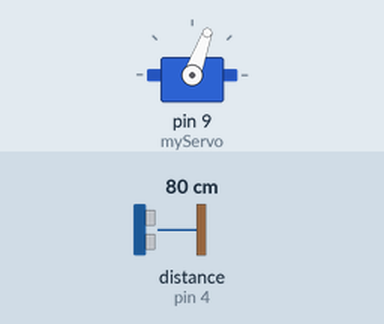
The sketch below on a simulated Arduino Uno, built with avr-gcc and run on an emulated ATmega328P. On the bench: servo. Wiring (inferred from the names in the program): ultrasonic range finder: trigger pin 2; echo pin 4. Inputs (shaded band) come from the test bench; at power-on: distance to the obstacle (sensor on pin 4) 80 cm. The echo pulse lasts 58.3 µs per cm; what the sketch prints to the serial monitor is not drawn.

Above: at 0.01 s.
At 1.25 s:
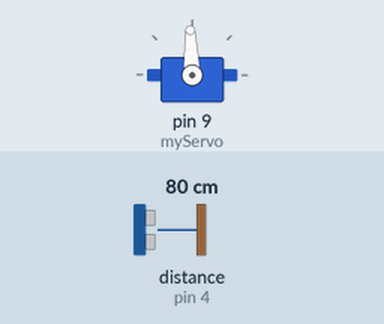
1.3 s: distance to the obstacle (sensor on pin 4) set to 120 cm
At 1.92 s:
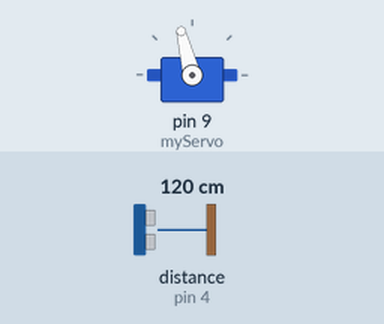
Timing chart, 0 to 13.3 s (numbered marks = the images above; inputs shaded):
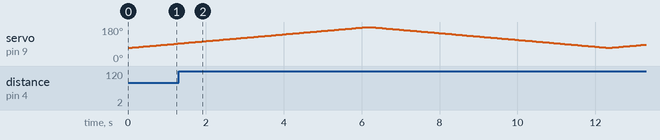

The sketch:

sonar_project1.1.ino
```cpp
/*ver 1.1 (Final)*/

// Includes the Servo library
#include <Servo.h>.

// Defines Trig and Echo pins of the Ultrasonic Sensor
const int trigPin = 2;
const int echoPin = 4;

// Variables for the duration & distance measured from the sensor
float duration;
float distance;

//Angle offset between graph and motor's XY axes
int offset = 0;
//Initial and final angles of motor's rotation
//Note that the motor can only take values 0-180.
//Make sure init_angle-offset >=60 to avoid jumper wire obstruction.
int init_ang = 70+offset;
int fin_ang = 180+offset;

// Declares a structure variable/object of the type Servo,
//(defined in the servo library) for controlling the servo motor.
Servo myServo;

void setup() {
  pinMode(trigPin, OUTPUT); // Sets the trigPin as an Output
  pinMode(echoPin, INPUT); // Sets the echoPin as an Input
  Serial.begin(9600); //Sets baud rate of serial communication
  myServo.attach(9); // Defines on which pin is the servo motor attached
}

void loop() {
// if (Serial.available() > 0)  /*piece of code to be included in case of serial communication with IoT board*/
// {
    // rotates the servo motor from init_ang to fin_ang degrees
    for(int i=init_ang;i<=fin_ang;i++)
    {
      myServo.write(i-offset);  //angle value to be passed to the servo library object for writing into the motor
      delay(17);//DELAY #1:for time taken in motor rotation for one degree before calculating distance
      distance = calculateDistance();// Calls a function for calculating the distance measured by the Ultrasonic sensor for each degree
      Serial.print(i); // Sends the current degree into the Serial Port for graphical representation
      Serial.print(","); // Sends addition character right next to the previous value needed later in the Processing IDE for indexing
      Serial.print(distance); // Sends the distance value into the Serial Port for the graph
      Serial.print(";"); // Sends addition character right next to the previous value needed later in the Processing IDE for indexing
    }
    // Repeats the previous lines from fin_ang to init_ang degrees
    for(int i=fin_ang;i>init_ang;i--)
    {
      myServo.write(i);
      delay(17);  //DELAY #1 //can be minimised to 17 or 1667 microsec
      distance = calculateDistance();
      Serial.print(i);
      Serial.print(",");
      Serial.print(distance);
      Serial.print(";");
    }
//}
}
// Function for calculating the distance measured by the Ultrasonic sensor
float calculateDistance(){
  unsigned long T1 = micros();
  digitalWrite(trigPin, LOW); // trigPin needs a fresh LOW pulse before sending a HIGH pulse that can be detected from echoPin
  delayMicroseconds(2);//DELAY #2:time for which low trig pulse is maintained before making it high
  digitalWrite(trigPin, HIGH);
  delayMicroseconds(10);//DELAY #3:Sets the trigPin on HIGH state for 10 micro seconds
  digitalWrite(trigPin, LOW);
  duration = pulseIn(echoPin, HIGH); // Reads the echoPin, returns the sound wave travel time in microseconds
  //distance= duration*0.034/2;
  distance = (duration/2)/29.1;     //in cm,  datasheet gives "duration/58" as the formula

  //To avoid sending data at variable time intervals due to varying time duration taken between execution of above code inside this function depending on distance of obstacle
  //if no object, echo pulse is 38ms long HIGH
  while(micros()-T1<38000)
  {
    ;
  }

  return distance;
}
```
